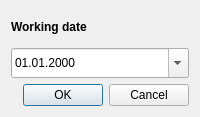
<?xml version="1.0" encoding="UTF-8"?>
<ui version="4.0">
 <class>Dialog</class>
 <widget class="QDialog" name="Dialog">
  <property name="windowModality">
   <enum>Qt::WindowModal</enum>
  </property>
  <property name="geometry">
   <rect>
    <x>0</x>
    <y>0</y>
    <width>200</width>
    <height>117</height>
   </rect>
  </property>
  <property name="sizePolicy">
   <sizepolicy hsizetype="Fixed" vsizetype="Fixed">
    <horstretch>0</horstretch>
    <verstretch>0</verstretch>
   </sizepolicy>
  </property>
  <property name="windowTitle">
   <string>Dialog</string>
  </property>
  <property name="modal">
   <bool>true</bool>
  </property>
  <layout class="QVBoxLayout" name="verticalLayout">
   <item>
    <widget class="QLabel" name="label">
     <property name="font">
      <font>
       <weight>75</weight>
       <bold>true</bold>
      </font>
     </property>
     <property name="text">
      <string>Working date</string>
     </property>
    </widget>
   </item>
   <item>
    <widget class="QDateEdit" name="dateEdit_WorkingDate">
     <property name="sizePolicy">
      <sizepolicy hsizetype="Minimum" vsizetype="Preferred">
       <horstretch>0</horstretch>
       <verstretch>0</verstretch>
      </sizepolicy>
     </property>
     <property name="displayFormat">
      <string>dd.MM.yyyy</string>
     </property>
     <property name="calendarPopup">
      <bool>true</bool>
     </property>
    </widget>
   </item>
   <item>
    <widget class="QDialogButtonBox" name="buttonBox">
     <property name="orientation">
      <enum>Qt::Horizontal</enum>
     </property>
     <property name="standardButtons">
      <set>QDialogButtonBox::Cancel|QDialogButtonBox::Ok</set>
     </property>
    </widget>
   </item>
  </layout>
 </widget>
 <resources/>
 <connections>
  <connection>
   <sender>buttonBox</sender>
   <signal>accepted()</signal>
   <receiver>Dialog</receiver>
   <slot>accept()</slot>
   <hints>
    <hint type="sourcelabel">
     <x>248</x>
     <y>254</y>
    </hint>
    <hint type="destinationlabel">
     <x>157</x>
     <y>274</y>
    </hint>
   </hints>
  </connection>
  <connection>
   <sender>buttonBox</sender>
   <signal>rejected()</signal>
   <receiver>Dialog</receiver>
   <slot>reject()</slot>
   <hints>
    <hint type="sourcelabel">
     <x>316</x>
     <y>260</y>
    </hint>
    <hint type="destinationlabel">
     <x>286</x>
     <y>274</y>
    </hint>
   </hints>
  </connection>
 </connections>
</ui>
